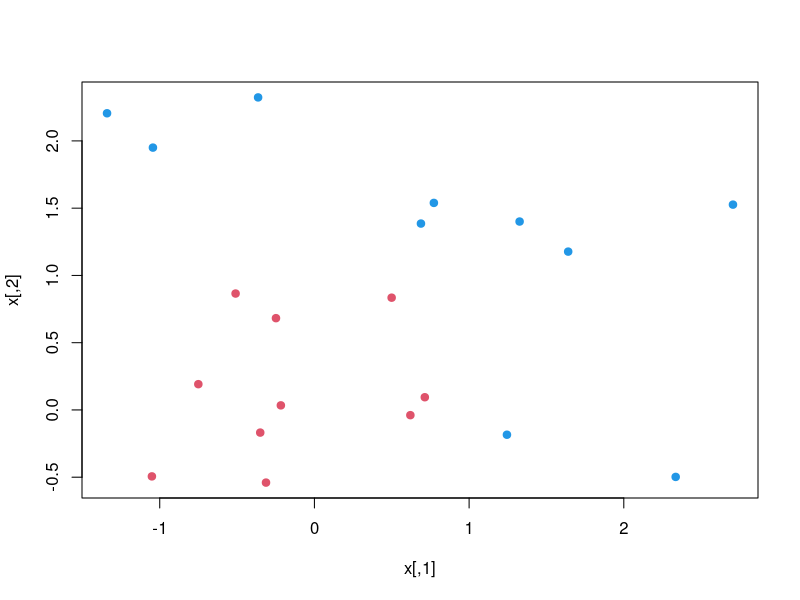
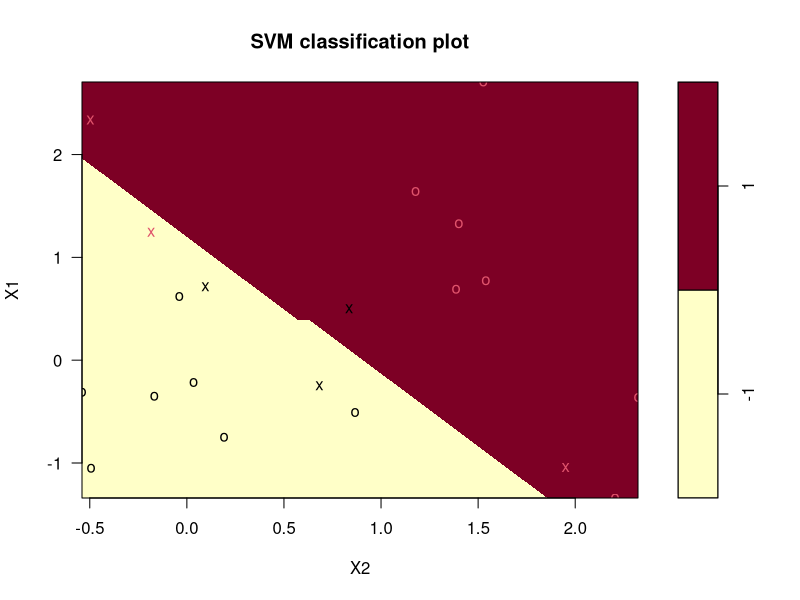
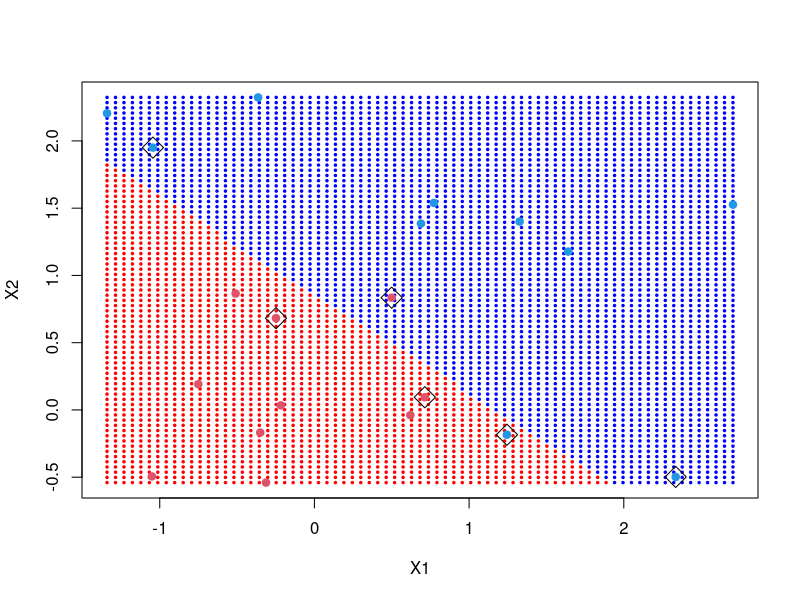

Here is the R script that generated these plots, in order:


### Support Vector Machines
set.seed(10111)
x=matrix(rnorm(40),20,2) #20 observations, 2 classes, 2 variable
y=rep(c(-1,1),c(10,10)) #y var = -1 or +1
x[y==1,]=x[y==1]+1 #move means from 0 to 1 when y=+1
plot(x,col=y+3,pch=19) #plot where points is blue/red for y=+1/-1

library(e1071) #import library for svm
dat=data.frame(x,y=as.factor(y)) #turn y into factor variable
svmfit=svm(y~.,data=dat,kernel="linear",cost=10,scale=FALSE) #fit support vector classifier
print(svmfit)
plot(svmfit,dat) #plot function for svm's, not very nice

# make our own svm plotting function
make.grid=function(x,n=75){
  grange=apply(x,2,range) #get range of each variable in x
  x1=seq(from=grange[1,1],to=grange[2,1],length=n) #values over range of x1
  x2=seq(from=grange[1,2],to=grange[2,2],length=n) #values over range of x2
  expand.grid(X1=x1,X2=x2) #makes lattice
}
xgrid=make.grid(x) #grid of predictor values
ygrid=predict(svmfit,xgrid) #make predictions on all grid values
plot(xgrid,col=c("red","blue")[as.numeric(ygrid)],pch=20,cex=.5) #plot according to prediction
points(x,col=y+3,pch=19) #plot actual points
points(x[svmfit$index,],pch=5,cex=2) #support points

